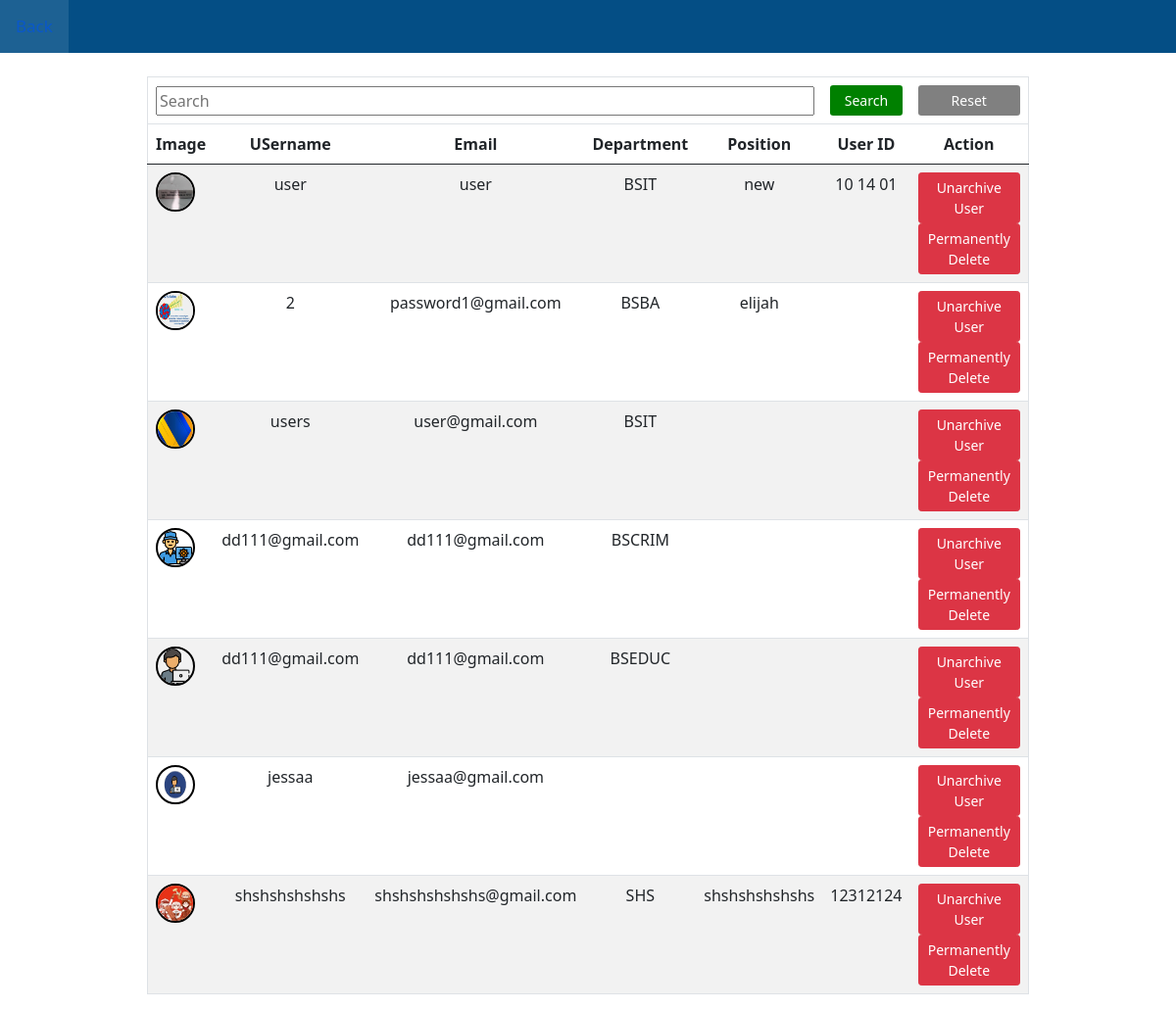
The app's page /archive_user_list.php with its own data.
### tables this page shows
CREATE TABLE `archive_user` (
  `eid` int(11) NOT NULL,
  `username` text NOT NULL,
  `password` text NOT NULL,
  `email` text NOT NULL,
  `department` text NOT NULL,
  `position` text NOT NULL,
  `user_type` text NOT NULL,
  `image_path` text NOT NULL,
  `iid` text NOT NULL,
  `iid_image` text NOT NULL
);

### archive_user_list.php (the view, shortened to what this page needs)
<?php
include_once("config.php");
$searchTerm = "";
if(isset($_POST['search_btn'])) {
    $searchTerm = mysqli_real_escape_string($mysqli, $_POST['search']);
    $query = "SELECT * FROM archive_user WHERE (username LIKE '%$searchTerm%' OR password LIKE '%$searchTerm%' OR email LIKE '%$searchTerm%' OR department LIKE '%$searchTerm%' OR position LIKE '%$searchTerm%' OR iid LIKE '%$searchTerm%') AND user_type LIKE 'user'";
    $rs = mysqli_query($mysqli, $query);
} elseif(isset($_POST['search_reset'])) {
    $searchTerm = "";
    $rs = mysqli_query($mysqli, "SELECT * FROM archive_user WHERE user_type LIKE 'user'");
} else {
    $rs = mysqli_query($mysqli, "SELECT * FROM archive_user WHERE user_type LIKE 'user'");
}
?>
<!DOCTYPE html>
<html>
<head>
    <link href="https://cdn.jsdelivr.net/npm/bootstrap@5.0.2/dist/css/bootstrap.min.css" rel="stylesheet">
</head>
<body>
<div class="sidebar">
    <a href="instructor.php">Back</a>
</div><br>
<table class="table table-striped w-75" border="1px" align="center">
    <thead>
    <tr>
        <form method="POST" class="row g-3 align-items-center">
            <th colspan="5">
                <input align='center' type="text" style="width: 100%;" name="search" placeholder="Search" value="<?php echo $searchTerm; ?>" >
            </th>
            <th colspan="1.5">
                <input class='btn btn-sm'  type="submit" value="Search" name="search_btn" style="width: 100%; height: 100%; background-color: green; color: white;">
            </th>
            <th colspan="1.5">
                <input class='btn btn-sm'  type="submit" value="Reset" name="search_reset" style="width: 100%; height: 100%; background-color: gray; color: white;">
            </th>
        </form>
    </tr>
    <tr align="center">
        <th><b>Image</b></th>
        <th><b>USername</b></th>
        <th><b>Email</b></th>
        <th><b>Department</b></th>
        <th><b>Position</b></th>
        <th><b>User ID</b></th>
        <th colspan="2"><b>Action</b></th>
    </tr>
    </thead>
    <tbody>
    <?php
if (mysqli_num_rows($rs) > 0) {
    while ($res = mysqli_fetch_array($rs)) {
        $img = empty($res['image_path']) ? "inventory/not.jpg" : $res['image_path'];
        echo "<tr>";
        echo "<td><img class='myImg' src='" . $img . "' alt='" . $res['username'] . "' style='width: 40px; height: 40px; border-radius: 50%; border: 2px solid #000;'></td>";
        echo "<td align='center'>" . $res['username'] . "</td>";
        echo "<td align='center'>" . $res['email'] . "</td>";
        echo "<td align='center'>" . $res['department'] . "</td>";
        echo "<td align='center'>" . $res['position'] . "</td>";
        echo "<td align='center'>" . $res['iid'] . "</td>";
            echo "<td align='center'>
                    <a class='btn btn-sm btn-danger' href='#' onclick='unarchiveItemConfirmation({$res['eid']});'>Unarchive User</a>
                    <a class='btn btn-sm btn-danger' href='#' onclick='permanentDeleteConfirmation({$res['eid']});'>Permanently Delete</a>
                  </td>";
            echo "</tr>";
    }
} else {
    echo "<tr><td colspan='7' align='center'><b>No Search found</b></td></tr>";
}
?>
</body>
</html>

### archive_user_list.php (style rules this page uses)
body { font-family: Arial, sans-serif; margin: 0; padding: 0; }
.sidebar { width: 100%; background-color: #044e85; overflow: hidden; }
.sidebar a { float: left; display: block; color: white; text-align: center; padding: 14px 16px; text-decoration: none; font-size: 17px; }
body { font-family: Arial, Helvetica, sans-serif; }

### records on screen
archive_user: image_path (picture), username "user", email "user", department "BSIT", position "new", iid "10 14 01"
archive_user: image_path (picture), username "2", email "password1@gmail.com", department "BSBA", position "elijah"
archive_user: image_path (picture), username "users", email "user@gmail.com", department "BSIT"
archive_user: image_path (picture), username "dd111@gmail.com", email "dd111@gmail.com", department "BSCRIM"
archive_user: image_path (picture), username "dd111@gmail.com", email "dd111@gmail.com", department "BSEDUC"
archive_user: image_path (picture), username "jessaa", email "jessaa@gmail.com"
archive_user: image_path (picture), username "shshshshshshs", email "shshshshshshs@gmail.com", department "SHS", position "shshshshshshs", iid "12312124"
